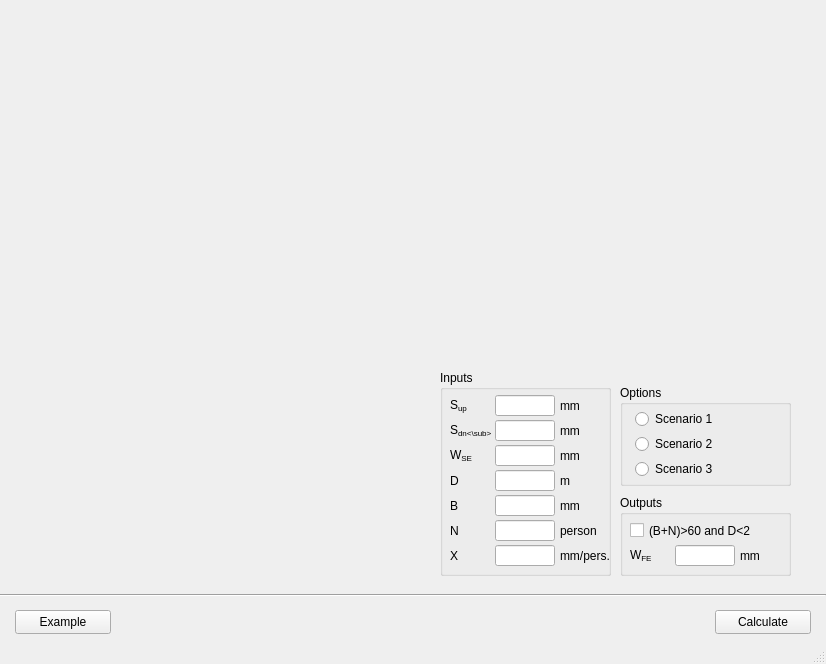
<?xml version="1.0" encoding="UTF-8"?>
<ui version="4.0">
 <class>MainWindow</class>
 <widget class="QMainWindow" name="MainWindow">
  <property name="geometry">
   <rect>
    <x>0</x>
    <y>0</y>
    <width>826</width>
    <height>664</height>
   </rect>
  </property>
  <property name="windowTitle">
   <string>MainWindow</string>
  </property>
  <widget class="QWidget" name="centralwidget">
   <widget class="QPushButton" name="pushButton_calculate">
    <property name="geometry">
     <rect>
      <x>715</x>
      <y>610</y>
      <width>96</width>
      <height>24</height>
     </rect>
    </property>
    <property name="text">
     <string>Calculate</string>
    </property>
   </widget>
   <widget class="Line" name="line">
    <property name="geometry">
     <rect>
      <x>0</x>
      <y>585</y>
      <width>826</width>
      <height>21</height>
     </rect>
    </property>
    <property name="orientation">
     <enum>Qt::Horizontal</enum>
    </property>
   </widget>
   <widget class="QPushButton" name="pushButton_test">
    <property name="geometry">
     <rect>
      <x>15</x>
      <y>610</y>
      <width>96</width>
      <height>24</height>
     </rect>
    </property>
    <property name="toolTip">
     <string>Generate example input parameters.</string>
    </property>
    <property name="statusTip">
     <string>Generate example input parameters.</string>
    </property>
    <property name="text">
     <string>Example</string>
    </property>
   </widget>
   <widget class="QLabel" name="label_figure_main">
    <property name="geometry">
     <rect>
      <x>15</x>
      <y>15</y>
      <width>796</width>
      <height>566</height>
     </rect>
    </property>
    <property name="text">
     <string/>
    </property>
    <property name="pixmap">
     <pixmap>../images/0602_flame_height_794_560.png</pixmap>
    </property>
   </widget>
   <widget class="QGroupBox" name="groupBox_inputs">
    <property name="geometry">
     <rect>
      <x>440</x>
      <y>370</y>
      <width>171</width>
      <height>206</height>
     </rect>
    </property>
    <property name="title">
     <string>Inputs</string>
    </property>
    <widget class="QLabel" name="label_in_D_unit">
     <property name="geometry">
      <rect>
       <x>120</x>
       <y>100</y>
       <width>51</width>
       <height>21</height>
      </rect>
     </property>
     <property name="minimumSize">
      <size>
       <width>0</width>
       <height>0</height>
      </size>
     </property>
     <property name="maximumSize">
      <size>
       <width>16777215</width>
       <height>16777215</height>
      </size>
     </property>
     <property name="text">
      <string>m</string>
     </property>
    </widget>
    <widget class="QLabel" name="label_in_N_unit">
     <property name="geometry">
      <rect>
       <x>120</x>
       <y>150</y>
       <width>51</width>
       <height>21</height>
      </rect>
     </property>
     <property name="minimumSize">
      <size>
       <width>0</width>
       <height>0</height>
      </size>
     </property>
     <property name="maximumSize">
      <size>
       <width>16777215</width>
       <height>16777215</height>
      </size>
     </property>
     <property name="text">
      <string>person</string>
     </property>
    </widget>
    <widget class="QLabel" name="label_in_S_dn_unit">
     <property name="geometry">
      <rect>
       <x>120</x>
       <y>50</y>
       <width>51</width>
       <height>21</height>
      </rect>
     </property>
     <property name="minimumSize">
      <size>
       <width>0</width>
       <height>0</height>
      </size>
     </property>
     <property name="maximumSize">
      <size>
       <width>16777215</width>
       <height>16777215</height>
      </size>
     </property>
     <property name="text">
      <string>mm</string>
     </property>
    </widget>
    <widget class="QLabel" name="label_in_S_up">
     <property name="geometry">
      <rect>
       <x>120</x>
       <y>25</y>
       <width>51</width>
       <height>21</height>
      </rect>
     </property>
     <property name="minimumSize">
      <size>
       <width>0</width>
       <height>0</height>
      </size>
     </property>
     <property name="maximumSize">
      <size>
       <width>16777215</width>
       <height>16777215</height>
      </size>
     </property>
     <property name="text">
      <string>mm</string>
     </property>
    </widget>
    <widget class="QLineEdit" name="lineEdit_in_S_up">
     <property name="geometry">
      <rect>
       <x>55</x>
       <y>25</y>
       <width>60</width>
       <height>21</height>
      </rect>
     </property>
     <property name="sizePolicy">
      <sizepolicy hsizetype="Fixed" vsizetype="Fixed">
       <horstretch>0</horstretch>
       <verstretch>0</verstretch>
      </sizepolicy>
     </property>
     <property name="minimumSize">
      <size>
       <width>0</width>
       <height>0</height>
      </size>
     </property>
     <property name="maximumSize">
      <size>
       <width>60</width>
       <height>16777215</height>
      </size>
     </property>
     <property name="baseSize">
      <size>
       <width>0</width>
       <height>0</height>
      </size>
     </property>
     <property name="toolTip">
      <string>Positive float.</string>
     </property>
     <property name="statusTip">
      <string>Positive float.</string>
     </property>
    </widget>
    <widget class="QLineEdit" name="lineEdit_in_S_dn">
     <property name="geometry">
      <rect>
       <x>55</x>
       <y>50</y>
       <width>60</width>
       <height>21</height>
      </rect>
     </property>
     <property name="sizePolicy">
      <sizepolicy hsizetype="Fixed" vsizetype="Fixed">
       <horstretch>0</horstretch>
       <verstretch>0</verstretch>
      </sizepolicy>
     </property>
     <property name="minimumSize">
      <size>
       <width>0</width>
       <height>0</height>
      </size>
     </property>
     <property name="maximumSize">
      <size>
       <width>60</width>
       <height>16777215</height>
      </size>
     </property>
     <property name="baseSize">
      <size>
       <width>0</width>
       <height>0</height>
      </size>
     </property>
     <property name="toolTip">
      <string>Positive float.</string>
     </property>
     <property name="statusTip">
      <string>Positive float.</string>
     </property>
    </widget>
    <widget class="QLineEdit" name="lineEdit_in_D">
     <property name="geometry">
      <rect>
       <x>55</x>
       <y>100</y>
       <width>60</width>
       <height>21</height>
      </rect>
     </property>
     <property name="sizePolicy">
      <sizepolicy hsizetype="Fixed" vsizetype="Fixed">
       <horstretch>0</horstretch>
       <verstretch>0</verstretch>
      </sizepolicy>
     </property>
     <property name="minimumSize">
      <size>
       <width>0</width>
       <height>0</height>
      </size>
     </property>
     <property name="maximumSize">
      <size>
       <width>60</width>
       <height>16777215</height>
      </size>
     </property>
     <property name="baseSize">
      <size>
       <width>0</width>
       <height>0</height>
      </size>
     </property>
     <property name="toolTip">
      <string>Positive float.</string>
     </property>
     <property name="statusTip">
      <string>Positive float.</string>
     </property>
     <property name="text">
      <string/>
     </property>
    </widget>
    <widget class="QLineEdit" name="lineEdit_in_N">
     <property name="geometry">
      <rect>
       <x>55</x>
       <y>150</y>
       <width>60</width>
       <height>21</height>
      </rect>
     </property>
     <property name="sizePolicy">
      <sizepolicy hsizetype="Fixed" vsizetype="Fixed">
       <horstretch>0</horstretch>
       <verstretch>0</verstretch>
      </sizepolicy>
     </property>
     <property name="minimumSize">
      <size>
       <width>0</width>
       <height>0</height>
      </size>
     </property>
     <property name="maximumSize">
      <size>
       <width>60</width>
       <height>16777215</height>
      </size>
     </property>
     <property name="baseSize">
      <size>
       <width>0</width>
       <height>0</height>
      </size>
     </property>
     <property name="toolTip">
      <string>Positive float.</string>
     </property>
     <property name="statusTip">
      <string>Positive float.</string>
     </property>
     <property name="text">
      <string/>
     </property>
    </widget>
    <widget class="QLabel" name="label_in_N">
     <property name="geometry">
      <rect>
       <x>10</x>
       <y>150</y>
       <width>46</width>
       <height>21</height>
      </rect>
     </property>
     <property name="sizePolicy">
      <sizepolicy hsizetype="Fixed" vsizetype="Fixed">
       <horstretch>0</horstretch>
       <verstretch>0</verstretch>
      </sizepolicy>
     </property>
     <property name="minimumSize">
      <size>
       <width>0</width>
       <height>0</height>
      </size>
     </property>
     <property name="maximumSize">
      <size>
       <width>61</width>
       <height>30</height>
      </size>
     </property>
     <property name="toolTip">
      <string>Ambient are thermal capacity.</string>
     </property>
     <property name="statusTip">
      <string>Ambient are thermal capacity.</string>
     </property>
     <property name="text">
      <string>N</string>
     </property>
    </widget>
    <widget class="QLabel" name="label_in_S_dn">
     <property name="geometry">
      <rect>
       <x>10</x>
       <y>50</y>
       <width>46</width>
       <height>21</height>
      </rect>
     </property>
     <property name="sizePolicy">
      <sizepolicy hsizetype="Fixed" vsizetype="Fixed">
       <horstretch>0</horstretch>
       <verstretch>0</verstretch>
      </sizepolicy>
     </property>
     <property name="minimumSize">
      <size>
       <width>0</width>
       <height>0</height>
      </size>
     </property>
     <property name="maximumSize">
      <size>
       <width>61</width>
       <height>30</height>
      </size>
     </property>
     <property name="toolTip">
      <string>Fire dimension 1.</string>
     </property>
     <property name="statusTip">
      <string>Fire dimension 1.</string>
     </property>
     <property name="text">
      <string>S&lt;sub&gt;dn&lt;\sub&gt;</string>
     </property>
    </widget>
    <widget class="QLabel" name="label_in_S_up_label">
     <property name="geometry">
      <rect>
       <x>10</x>
       <y>25</y>
       <width>46</width>
       <height>21</height>
      </rect>
     </property>
     <property name="minimumSize">
      <size>
       <width>0</width>
       <height>0</height>
      </size>
     </property>
     <property name="maximumSize">
      <size>
       <width>61</width>
       <height>30</height>
      </size>
     </property>
     <property name="toolTip">
      <string>Fire total heat release rate.</string>
     </property>
     <property name="statusTip">
      <string>Fire total heat release rate.</string>
     </property>
     <property name="text">
      <string>S&lt;sub&gt;up&lt;/sub&gt;</string>
     </property>
    </widget>
    <widget class="QLabel" name="label_in_B">
     <property name="geometry">
      <rect>
       <x>10</x>
       <y>125</y>
       <width>46</width>
       <height>21</height>
      </rect>
     </property>
     <property name="minimumSize">
      <size>
       <width>0</width>
       <height>0</height>
      </size>
     </property>
     <property name="maximumSize">
      <size>
       <width>61</width>
       <height>30</height>
      </size>
     </property>
     <property name="toolTip">
      <string>Fire dimension 2.</string>
     </property>
     <property name="statusTip">
      <string>Fire dimension 2.</string>
     </property>
     <property name="text">
      <string>B</string>
     </property>
    </widget>
    <widget class="QLabel" name="label_in_W_SE">
     <property name="geometry">
      <rect>
       <x>10</x>
       <y>75</y>
       <width>46</width>
       <height>21</height>
      </rect>
     </property>
     <property name="minimumSize">
      <size>
       <width>0</width>
       <height>0</height>
      </size>
     </property>
     <property name="maximumSize">
      <size>
       <width>61</width>
       <height>30</height>
      </size>
     </property>
     <property name="toolTip">
      <string>Ambient air density.</string>
     </property>
     <property name="statusTip">
      <string>Ambient air density.</string>
     </property>
     <property name="text">
      <string>W&lt;sub&gt;SE&lt;sub&gt;</string>
     </property>
    </widget>
    <widget class="QLineEdit" name="lineEdit_in_B">
     <property name="geometry">
      <rect>
       <x>55</x>
       <y>125</y>
       <width>60</width>
       <height>21</height>
      </rect>
     </property>
     <property name="sizePolicy">
      <sizepolicy hsizetype="Fixed" vsizetype="Fixed">
       <horstretch>0</horstretch>
       <verstretch>0</verstretch>
      </sizepolicy>
     </property>
     <property name="minimumSize">
      <size>
       <width>0</width>
       <height>0</height>
      </size>
     </property>
     <property name="maximumSize">
      <size>
       <width>60</width>
       <height>16777215</height>
      </size>
     </property>
     <property name="baseSize">
      <size>
       <width>0</width>
       <height>0</height>
      </size>
     </property>
     <property name="toolTip">
      <string>Positive float.</string>
     </property>
     <property name="statusTip">
      <string>Positive float.</string>
     </property>
    </widget>
    <widget class="QLineEdit" name="lineEdit_in_W_SE">
     <property name="geometry">
      <rect>
       <x>55</x>
       <y>75</y>
       <width>60</width>
       <height>21</height>
      </rect>
     </property>
     <property name="sizePolicy">
      <sizepolicy hsizetype="Fixed" vsizetype="Fixed">
       <horstretch>0</horstretch>
       <verstretch>0</verstretch>
      </sizepolicy>
     </property>
     <property name="minimumSize">
      <size>
       <width>0</width>
       <height>0</height>
      </size>
     </property>
     <property name="maximumSize">
      <size>
       <width>60</width>
       <height>16777215</height>
      </size>
     </property>
     <property name="baseSize">
      <size>
       <width>0</width>
       <height>0</height>
      </size>
     </property>
     <property name="toolTip">
      <string>Positive float.</string>
     </property>
     <property name="statusTip">
      <string>Positive float.</string>
     </property>
     <property name="text">
      <string/>
     </property>
    </widget>
    <widget class="QLabel" name="label_in_B_unit">
     <property name="geometry">
      <rect>
       <x>120</x>
       <y>125</y>
       <width>51</width>
       <height>21</height>
      </rect>
     </property>
     <property name="minimumSize">
      <size>
       <width>0</width>
       <height>0</height>
      </size>
     </property>
     <property name="maximumSize">
      <size>
       <width>16777215</width>
       <height>16777215</height>
      </size>
     </property>
     <property name="text">
      <string>mm</string>
     </property>
    </widget>
    <widget class="QLabel" name="label_in_W_SE_unit">
     <property name="geometry">
      <rect>
       <x>120</x>
       <y>75</y>
       <width>51</width>
       <height>21</height>
      </rect>
     </property>
     <property name="minimumSize">
      <size>
       <width>0</width>
       <height>0</height>
      </size>
     </property>
     <property name="maximumSize">
      <size>
       <width>16777215</width>
       <height>16777215</height>
      </size>
     </property>
     <property name="text">
      <string>mm</string>
     </property>
    </widget>
    <widget class="QLabel" name="label_27">
     <property name="geometry">
      <rect>
       <x>10</x>
       <y>100</y>
       <width>46</width>
       <height>21</height>
      </rect>
     </property>
     <property name="sizePolicy">
      <sizepolicy hsizetype="Fixed" vsizetype="Fixed">
       <horstretch>0</horstretch>
       <verstretch>0</verstretch>
      </sizepolicy>
     </property>
     <property name="minimumSize">
      <size>
       <width>0</width>
       <height>0</height>
      </size>
     </property>
     <property name="maximumSize">
      <size>
       <width>61</width>
       <height>30</height>
      </size>
     </property>
     <property name="toolTip">
      <string>Ambient air temperature.</string>
     </property>
     <property name="statusTip">
      <string>Ambient air temperature.</string>
     </property>
     <property name="text">
      <string>D</string>
     </property>
    </widget>
    <widget class="QLineEdit" name="lineEdit_in_X">
     <property name="geometry">
      <rect>
       <x>55</x>
       <y>175</y>
       <width>60</width>
       <height>21</height>
      </rect>
     </property>
     <property name="sizePolicy">
      <sizepolicy hsizetype="Fixed" vsizetype="Fixed">
       <horstretch>0</horstretch>
       <verstretch>0</verstretch>
      </sizepolicy>
     </property>
     <property name="minimumSize">
      <size>
       <width>0</width>
       <height>0</height>
      </size>
     </property>
     <property name="maximumSize">
      <size>
       <width>60</width>
       <height>16777215</height>
      </size>
     </property>
     <property name="baseSize">
      <size>
       <width>0</width>
       <height>0</height>
      </size>
     </property>
     <property name="toolTip">
      <string>Positive float.</string>
     </property>
     <property name="statusTip">
      <string>Positive float.</string>
     </property>
     <property name="text">
      <string/>
     </property>
    </widget>
    <widget class="QLabel" name="label_in_X_unit">
     <property name="geometry">
      <rect>
       <x>120</x>
       <y>175</y>
       <width>51</width>
       <height>21</height>
      </rect>
     </property>
     <property name="minimumSize">
      <size>
       <width>0</width>
       <height>0</height>
      </size>
     </property>
     <property name="maximumSize">
      <size>
       <width>16777215</width>
       <height>16777215</height>
      </size>
     </property>
     <property name="text">
      <string>mm/pers.</string>
     </property>
    </widget>
    <widget class="QLabel" name="label_28">
     <property name="geometry">
      <rect>
       <x>10</x>
       <y>175</y>
       <width>46</width>
       <height>21</height>
      </rect>
     </property>
     <property name="sizePolicy">
      <sizepolicy hsizetype="Fixed" vsizetype="Fixed">
       <horstretch>0</horstretch>
       <verstretch>0</verstretch>
      </sizepolicy>
     </property>
     <property name="minimumSize">
      <size>
       <width>0</width>
       <height>0</height>
      </size>
     </property>
     <property name="maximumSize">
      <size>
       <width>61</width>
       <height>30</height>
      </size>
     </property>
     <property name="toolTip">
      <string>Gravity.</string>
     </property>
     <property name="statusTip">
      <string>Gravity.</string>
     </property>
     <property name="text">
      <string>X</string>
     </property>
    </widget>
   </widget>
   <widget class="QGroupBox" name="groupBox_outputs">
    <property name="geometry">
     <rect>
      <x>620</x>
      <y>495</y>
      <width>171</width>
      <height>81</height>
     </rect>
    </property>
    <property name="title">
     <string>Outputs</string>
    </property>
    <widget class="QLineEdit" name="lineEdit_out_W_FE">
     <property name="geometry">
      <rect>
       <x>55</x>
       <y>50</y>
       <width>60</width>
       <height>21</height>
      </rect>
     </property>
     <property name="sizePolicy">
      <sizepolicy hsizetype="Fixed" vsizetype="Fixed">
       <horstretch>0</horstretch>
       <verstretch>0</verstretch>
      </sizepolicy>
     </property>
     <property name="minimumSize">
      <size>
       <width>0</width>
       <height>0</height>
      </size>
     </property>
     <property name="maximumSize">
      <size>
       <width>60</width>
       <height>16777215</height>
      </size>
     </property>
    </widget>
    <widget class="QLabel" name="label_12">
     <property name="geometry">
      <rect>
       <x>10</x>
       <y>50</y>
       <width>46</width>
       <height>21</height>
      </rect>
     </property>
     <property name="sizePolicy">
      <sizepolicy hsizetype="Fixed" vsizetype="Fixed">
       <horstretch>0</horstretch>
       <verstretch>0</verstretch>
      </sizepolicy>
     </property>
     <property name="minimumSize">
      <size>
       <width>20</width>
       <height>0</height>
      </size>
     </property>
     <property name="maximumSize">
      <size>
       <width>61</width>
       <height>21</height>
      </size>
     </property>
     <property name="toolTip">
      <string>Solved flame height.</string>
     </property>
     <property name="statusTip">
      <string>Solved flame height.</string>
     </property>
     <property name="text">
      <string>W&lt;sub&gt;FE&lt;sub&gt;</string>
     </property>
    </widget>
    <widget class="QLabel" name="label_25">
     <property name="geometry">
      <rect>
       <x>120</x>
       <y>50</y>
       <width>51</width>
       <height>21</height>
      </rect>
     </property>
     <property name="text">
      <string>mm</string>
     </property>
    </widget>
    <widget class="QCheckBox" name="checkBox_out_check">
     <property name="geometry">
      <rect>
       <x>10</x>
       <y>25</y>
       <width>161</width>
       <height>21</height>
      </rect>
     </property>
     <property name="text">
      <string>(B+N)&gt;60 and D&lt;2</string>
     </property>
    </widget>
   </widget>
   <widget class="QGroupBox" name="groupBox_options">
    <property name="geometry">
     <rect>
      <x>620</x>
      <y>385</y>
      <width>171</width>
      <height>101</height>
     </rect>
    </property>
    <property name="title">
     <string>Options</string>
    </property>
    <widget class="QRadioButton" name="radioButton_opt_scenario_1">
     <property name="geometry">
      <rect>
       <x>15</x>
       <y>25</y>
       <width>83</width>
       <height>18</height>
      </rect>
     </property>
     <property name="text">
      <string>Scenario 1</string>
     </property>
    </widget>
    <widget class="QRadioButton" name="radioButton_opt_scenario_2">
     <property name="geometry">
      <rect>
       <x>15</x>
       <y>50</y>
       <width>83</width>
       <height>18</height>
      </rect>
     </property>
     <property name="text">
      <string>Scenario 2</string>
     </property>
    </widget>
    <widget class="QRadioButton" name="radioButton_opt_scenario_3">
     <property name="geometry">
      <rect>
       <x>15</x>
       <y>75</y>
       <width>83</width>
       <height>18</height>
      </rect>
     </property>
     <property name="text">
      <string>Scenario 3</string>
     </property>
    </widget>
   </widget>
   <zorder>label_figure_main</zorder>
   <zorder>pushButton_calculate</zorder>
   <zorder>line</zorder>
   <zorder>pushButton_test</zorder>
   <zorder>groupBox_inputs</zorder>
   <zorder>groupBox_outputs</zorder>
   <zorder>groupBox_options</zorder>
  </widget>
  <widget class="QMenuBar" name="menubar">
   <property name="geometry">
    <rect>
     <x>0</x>
     <y>0</y>
     <width>826</width>
     <height>22</height>
    </rect>
   </property>
  </widget>
  <widget class="QStatusBar" name="statusbar"/>
 </widget>
 <tabstops>
  <tabstop>pushButton_calculate</tabstop>
  <tabstop>pushButton_test</tabstop>
 </tabstops>
 <resources/>
 <connections/>
</ui>
